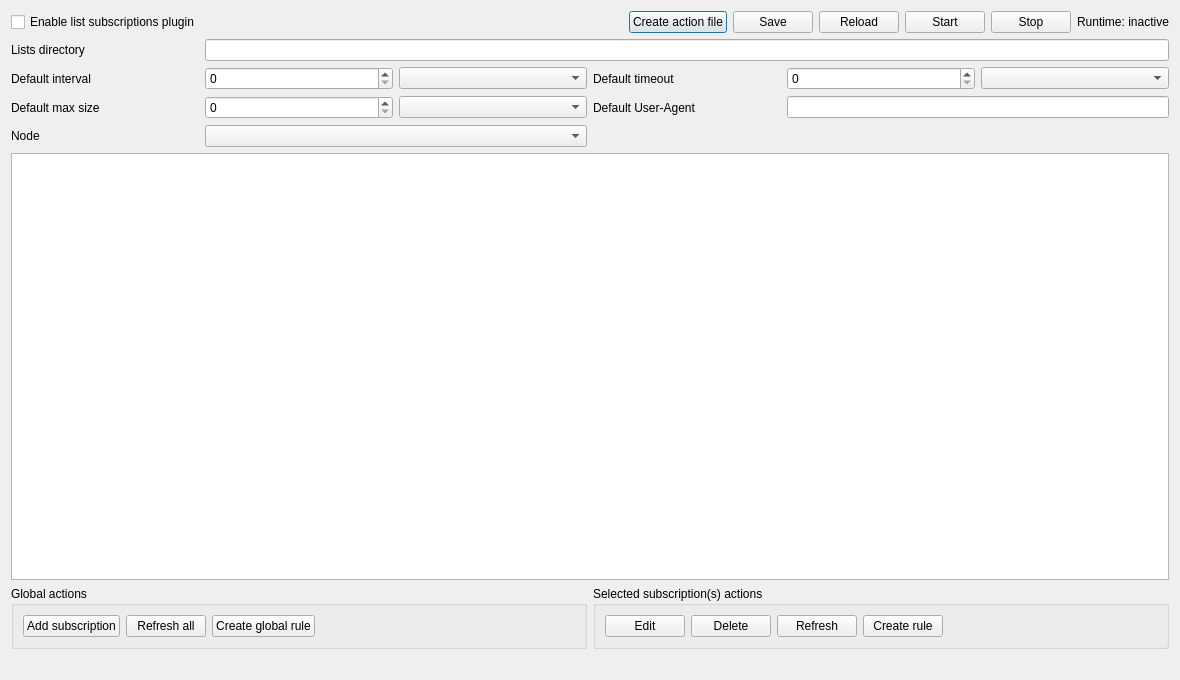
<?xml version="1.0" encoding="UTF-8"?>
<ui version="4.0">
 <class>ListSubscriptionsDialog</class>
 <widget class="QDialog" name="ListSubscriptionsDialog">
  <property name="geometry">
   <rect>
    <x>0</x>
    <y>0</y>
    <width>1180</width>
    <height>680</height>
   </rect>
  </property>
  <property name="windowTitle">
   <string>List subscriptions</string>
  </property>
  <layout class="QVBoxLayout" name="rootLayout">
   <item>
    <layout class="QHBoxLayout" name="topRowLayout">
     <item>
      <widget class="QCheckBox" name="enable_plugin_check">
       <property name="text">
        <string>Enable list subscriptions plugin</string>
       </property>
      </widget>
     </item>
     <item>
      <spacer name="topSpacer">
       <property name="orientation">
        <enum>Qt::Horizontal</enum>
       </property>
       <property name="sizeHint" stdset="0">
        <size>
         <width>40</width>
         <height>20</height>
        </size>
       </property>
      </spacer>
     </item>
     <item>
      <widget class="QPushButton" name="create_file_button">
       <property name="text">
        <string>Create action file</string>
       </property>
      </widget>
     </item>
     <item>
      <widget class="QPushButton" name="save_button">
       <property name="text">
        <string>Save</string>
       </property>
      </widget>
     </item>
     <item>
      <widget class="QPushButton" name="reload_button">
       <property name="text">
        <string>Reload</string>
       </property>
      </widget>
     </item>
     <item>
      <widget class="QPushButton" name="start_runtime_button">
       <property name="text">
        <string>Start</string>
       </property>
      </widget>
     </item>
     <item>
      <widget class="QPushButton" name="stop_runtime_button">
       <property name="text">
        <string>Stop</string>
       </property>
      </widget>
     </item>
     <item>
      <widget class="QLabel" name="runtime_status_label">
       <property name="text">
        <string>Runtime: inactive</string>
       </property>
      </widget>
     </item>
    </layout>
   </item>
   <item>
    <layout class="QGridLayout" name="defaultsGridLayout">
     <item row="0" column="0">
      <widget class="QLabel" name="lists_dir_label">
       <property name="text">
        <string>Lists directory</string>
       </property>
      </widget>
     </item>
     <item row="0" column="1" colspan="5">
      <widget class="QLineEdit" name="lists_dir_edit"/>
     </item>
     <item row="1" column="0">
      <widget class="QLabel" name="default_interval_label">
       <property name="text">
        <string>Default interval</string>
       </property>
      </widget>
     </item>
     <item row="1" column="1">
      <widget class="QSpinBox" name="default_interval_spin"/>
     </item>
     <item row="1" column="2">
      <widget class="QComboBox" name="default_interval_units"/>
     </item>
     <item row="1" column="3">
      <widget class="QLabel" name="default_timeout_label">
       <property name="text">
        <string>Default timeout</string>
       </property>
      </widget>
     </item>
     <item row="1" column="4">
      <widget class="QSpinBox" name="default_timeout_spin"/>
     </item>
     <item row="1" column="5">
      <widget class="QComboBox" name="default_timeout_units"/>
     </item>
     <item row="2" column="0">
      <widget class="QLabel" name="default_max_size_label">
       <property name="text">
        <string>Default max size</string>
       </property>
      </widget>
     </item>
     <item row="2" column="1">
      <widget class="QSpinBox" name="default_max_size_spin"/>
     </item>
     <item row="2" column="2">
      <widget class="QComboBox" name="default_max_size_units"/>
     </item>
     <item row="2" column="3">
      <widget class="QLabel" name="default_user_agent_label">
       <property name="text">
        <string>Default User-Agent</string>
       </property>
      </widget>
     </item>
     <item row="2" column="4" colspan="2">
      <widget class="QLineEdit" name="default_user_agent"/>
     </item>
     <item row="3" column="0">
      <widget class="QLabel" name="node_label">
       <property name="text">
        <string>Node</string>
       </property>
      </widget>
     </item>
     <item row="3" column="1" colspan="2">
      <widget class="QComboBox" name="nodes_combo"/>
     </item>
    </layout>
   </item>
   <item>
    <widget class="QTableWidget" name="table"/>
   </item>
   <item>
    <layout class="QHBoxLayout" name="actionsRowLayout">
     <item>
      <widget class="QGroupBox" name="global_actions_box">
       <property name="title">
        <string>Global actions</string>
       </property>
       <layout class="QHBoxLayout" name="globalActionsLayout">
        <item>
         <widget class="QPushButton" name="add_sub_button">
          <property name="text">
           <string>Add subscription</string>
          </property>
         </widget>
        </item>
        <item>
         <widget class="QPushButton" name="refresh_state_button">
          <property name="text">
           <string>Refresh all</string>
          </property>
         </widget>
        </item>
        <item>
         <widget class="QPushButton" name="create_global_rule_button">
          <property name="text">
           <string>Create global rule</string>
          </property>
         </widget>
        </item>
        <item>
         <spacer name="globalActionsSpacer">
          <property name="orientation">
           <enum>Qt::Horizontal</enum>
          </property>
          <property name="sizeHint" stdset="0">
           <size>
            <width>40</width>
            <height>20</height>
           </size>
          </property>
         </spacer>
        </item>
       </layout>
      </widget>
     </item>
     <item>
      <widget class="QGroupBox" name="rule_actions_box">
       <property name="title">
        <string>Selected subscription(s) actions</string>
       </property>
       <layout class="QHBoxLayout" name="ruleActionsLayout">
        <item>
         <widget class="QPushButton" name="edit_sub_button">
          <property name="text">
           <string>Edit</string>
          </property>
         </widget>
        </item>
        <item>
         <widget class="QPushButton" name="remove_sub_button">
          <property name="text">
           <string>Delete</string>
          </property>
         </widget>
        </item>
        <item>
         <widget class="QPushButton" name="refresh_now_button">
          <property name="text">
           <string>Refresh</string>
          </property>
         </widget>
        </item>
        <item>
         <widget class="QPushButton" name="create_rule_button">
          <property name="text">
           <string>Create rule</string>
          </property>
         </widget>
        </item>
        <item>
         <spacer name="ruleActionsSpacer">
          <property name="orientation">
           <enum>Qt::Horizontal</enum>
          </property>
          <property name="sizeHint" stdset="0">
           <size>
            <width>40</width>
            <height>20</height>
           </size>
          </property>
         </spacer>
        </item>
       </layout>
      </widget>
     </item>
    </layout>
   </item>
   <item>
    <widget class="QLabel" name="status_label">
     <property name="text">
      <string/>
     </property>
    </widget>
   </item>
  </layout>
 </widget>
 <resources/>
 <connections/>
</ui>
